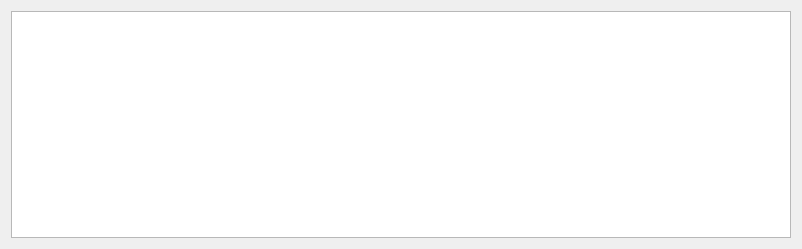
<ui version="4.0" >
 <class>VcsAnnotationWidget</class>
 <widget class="QWidget" name="VcsAnnotationWidget" >
  <property name="geometry" >
   <rect>
    <x>0</x>
    <y>0</y>
    <width>802</width>
    <height>249</height>
   </rect>
  </property>
  <layout class="QGridLayout" >
   <item row="0" column="0" >
    <widget class="QTableView" name="annotations" >
     <property name="selectionMode" >
      <enum>QAbstractItemView::SingleSelection</enum>
     </property>
     <property name="selectionBehavior" >
      <enum>QAbstractItemView::SelectRows</enum>
     </property>
     <property name="showGrid" >
      <bool>false</bool>
     </property>
    </widget>
   </item>
  </layout>
 </widget>
 <resources/>
 <connections/>
</ui>
